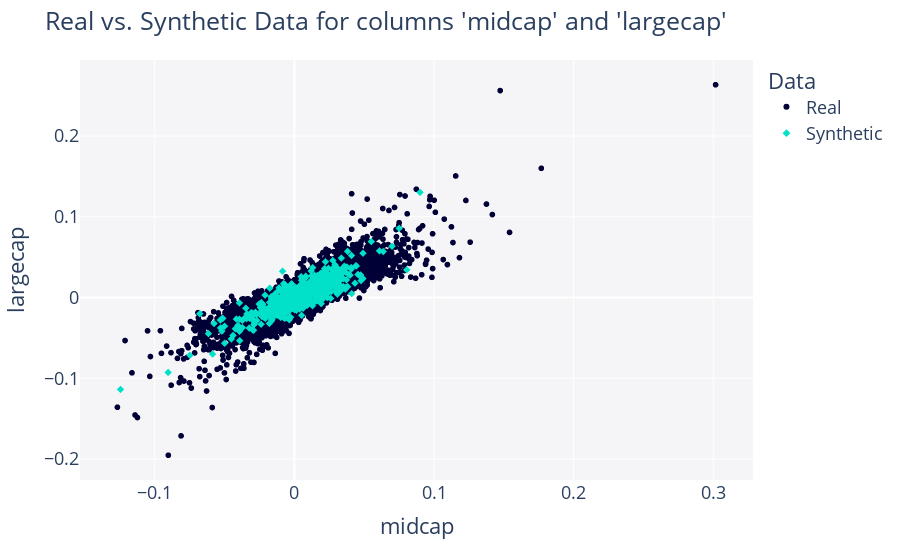

Notebook cell for this chart:
### Code cell
compare_2d(df_sim[['midcap', 'largecap']],df[['midcap', 'largecap']])

### Figure 1 — Plotly figure (JSON) as saved in the notebook; plotly's stock layout.template omitted (floating-point values rounded to 4 significant figures; data arrays with more than 128 entries replaced by an {"elided": "..."} marker saying what was removed)
{"data": [{"hovertemplate": "Data=Real<br>midcap=%{x}<br>largecap=%{y}<extra></extra>", "legendgroup": "Real", "marker": {"color": "#000036", "symbol": "circle"}, "mode": "markers", "name": "Real", "showlegend": true, "x": {"elided": "10000 float values"}, "xaxis": "x", "y": {"elided": "10000 float values"}, "yaxis": "y", "type": "scattergl"}, {"hovertemplate": "Data=Synthetic<br>midcap=%{x}<br>largecap=%{y}<extra></extra>", "legendgroup": "Synthetic", "marker": {"color": "#01E0C9", "symbol": "diamond"}, "mode": "markers", "name": "Synthetic", "showlegend": true, "x": {"elided": "573 float values"}, "xaxis": "x", "y": {"elided": "573 float values"}, "yaxis": "y", "type": "scattergl"}], "layout": {"xaxis": {"anchor": "y", "domain": [0.0, 1.0], "title": {"text": "midcap"}}, "yaxis": {"anchor": "x", "domain": [0.0, 1.0], "title": {"text": "largecap"}}, "legend": {"title": {"text": "Data"}, "tracegroupgap": 0}, "margin": {"t": 60}, "font": {"size": 18}, "title": {"text": "Real vs. Synthetic Data for columns 'midcap' and 'largecap'"}, "plot_bgcolor": "#F5F5F8", "showlegend": true}}
